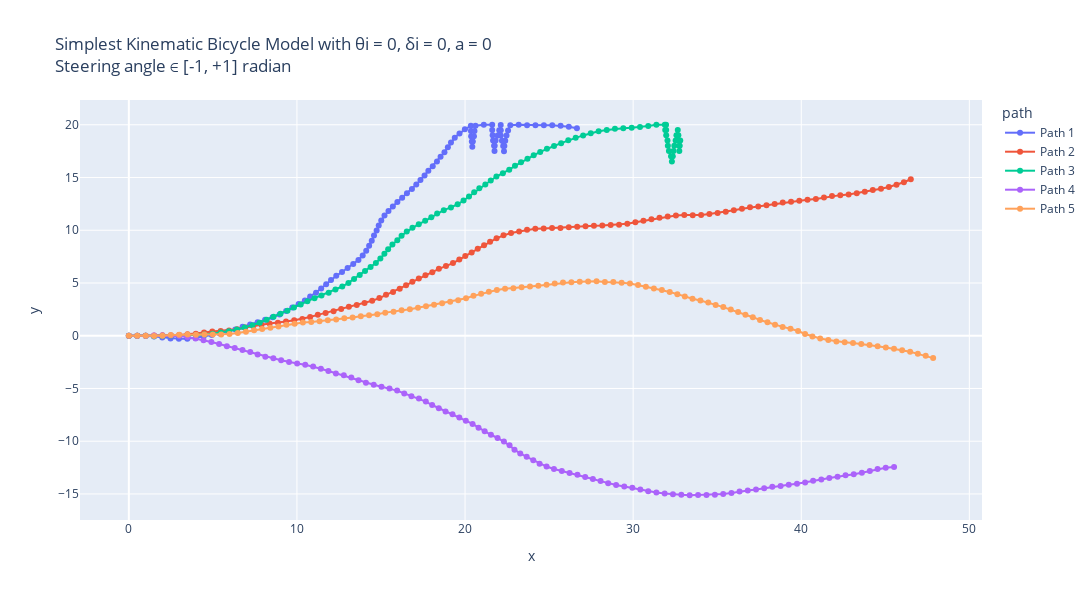

Notebook source saved alongside this figure:
### Markdown cell above
Simplest Kinematic Bicycle Model with θi = 0, δi = 0, a = 0 : 
Using simple_kinematic_bicycle_model so that always a fwd motion is observed i.e. keeping steering angle between -1 to +1 radians

### Code cell
# Making 5 possible trajectories
trajectories = []
for i in range(5):
    x_traj, y_traj, theta_init, delta_init, a_traj, v_traj = start_trajectory(theta_init=0.0, a_init=0.0, delta_init=0.0, v_init=5, mode="simple")
    trajectories.append((x_traj, y_traj, theta_init, delta_init, a_traj, v_traj))


# Create a DataFrame for plotting
data = []
for i, (x_traj, y_traj, theta_init, delta_init, a_traj, v_traj) in enumerate(trajectories):
    for x, y, v in zip(x_traj, y_traj, v_traj):
        data.append({"x": x, "y": y, "v": v, "path": f"Path {i+1}"})
df = pd.DataFrame(data)

# Create the plot
fig = px.line(df, x="x", y="y", color="path", custom_data=["v"], title="Simplest Kinematic Bicycle Model with θi = 0, δi = 0, a = 0 <br>Steering angle ∈ [-1, +1] radian", render_mode="svg")
# Add hover functionality
fig.update_traces(mode="markers+lines", hovertemplate="<br>".join([
    "v: %{customdata[0]:.2f}",
    "x: %{x:.2f}",
    "y: %{y:.2f}"
]))
fig.update_layout(height=600,width=1130)
fig.show()

# Using plt :
plt.figure(figsize=(15, 6))
for i, (x_traj, y_traj, θi, δi, a_traj, v_traj) in enumerate(trajectories):
    # Model built such that a remains same inside; can be randomised by using a random statement.
    # print(x_traj,"\n", y_traj)
    plt.plot(x_traj, y_traj, label=f"Path {i+1}", alpha = 0.7)
plt.xlabel("x [m]")
plt.ylabel("y [m]")
plt.grid("True")
plt.title("Simplest Kinematic Bicycle Model with θi = 0, δi = 0, a = 0 \n Steering angle ∈ [-1, +1]")
plt.legend()
plt.show()

# Using plt to show the velocity variation w.r.t. time :
dt = 0.1  # Time step
t_end = 10  # 10 seconds
t = np.arange(0, t_end + dt, dt)

plt.figure(figsize=(15, 6))
for i, (x_traj, y_traj, θi, δi, a_traj, v_traj) in enumerate(trajectories):
    # Model built such that a remains same inside; can be randomised by using a random statement.
    # print(x_traj,"\n", y_traj)
    plt.plot(t, v_traj, label=f"Path {i+1}", alpha = 0.7)
plt.ylabel("v [m/s]")
plt.xlabel("t [s]")
plt.grid("True")
plt.title("Velocity variation w.r.t. time")
plt.legend()
plt.show()

### Figure 1 — Plotly figure (JSON) as saved in the notebook; plotly's stock layout.template omitted (floating-point values rounded to 4 significant figures)
{"data": [{"customdata": [[5], [5], [5], [5], [5], [5], [5], [5], [5], [5], [5], [5], [5], [5], [5], [5], [5], [5], [5], [5], [5], [5], [5], [5], [5], [5], [5], [5], [5], [5], [5], [5], [5], [5], [5], [5], [5], [5], [5], [5], [5], [5], [5], [5], [5], [5], [5], [5], [5], [5], [5], [5], [5], [5], [5], [5], [5], [5], [5], [5], [5], [5], [5], [5], [5], [5], [5], [5], [5], [5], [5], [5], [5], [5], [5], [5], [5], [5], [5], [5], [5], [5], [5], [5], [5], [5], [5], [5], [5], [5], [5], [5], [5], [5], [5], [5], [5], [5], [5], [5], [5]], "hovertemplate": "v: %{customdata[0]:.2f}<br>x: %{x:.2f}<br>y: %{y:.2f}", "legendgroup": "Path 1", "line": {"color": "#636efa", "dash": "solid"}, "marker": {"symbol": "circle"}, "mode": "markers+lines", "name": "Path 1", "orientation": "v", "showlegend": true, "type": "scatter", "x": [0, 0.5, 1, 1.494, 1.987, 2.478, 2.976, 3.476, 3.97, 4.452, 4.931, 5.411, 5.876, 6.334, 6.765, 7.216, 7.661, 8.108, 8.551, 8.969, 9.355, 9.723, 10.1, 10.47, 10.79, 11.13, 11.44, 11.74, 12.03, 12.34, 12.68, 13.01, 13.35, 13.66, 13.91, 14.12, 14.29, 14.45, 14.58, 14.74, 14.86, 15.01, 15.21, 15.44, 15.7, 15.97, 16.26, 16.54, 16.84, 17.1, 17.35, 17.59, 17.82, 18.08, 18.33, 18.54, 18.78, 18.98, 19.16, 19.39, 19.67, 19.99, 20.35, 20.35, 20.36, 20.4, 20.43, 20.46, 20.53, 20.56, 20.62, 21.12, 21.62, 21.62, 21.64, 21.67, 21.73, 21.75, 21.76, 21.81, 21.94, 22.03, 22.12, 22.12, 22.13, 22.2, 22.27, 22.32, 22.34, 22.39, 22.47, 22.56, 22.69, 23.19, 23.69, 24.19, 24.69, 25.19, 25.69, 26.17, 26.65], "xaxis": "x", "y": [0, 0, 0, -0.07585, -0.1626, -0.2542, -0.2963, -0.2912, -0.2121, -0.07771, 0.06312, 0.2049, 0.3879, 0.5891, 0.8429, 1.058, 1.286, 1.51, 1.743, 2.016, 2.334, 2.673, 2.998, 3.335, 3.724, 4.083, 4.477, 4.88, 5.288, 5.679, 6.043, 6.416, 6.789, 7.181, 7.612, 8.066, 8.535, 9.01, 9.492, 9.967, 10.45, 10.93, 11.39, 11.83, 12.26, 12.68, 13.09, 13.5, 13.9, 14.33, 14.76, 15.2, 15.65, 16.07, 16.51, 16.96, 17.4, 17.86, 18.32, 18.77, 19.18, 19.57, 19.92, 19.42, 18.92, 18.42, 17.92, 18.42, 18.91, 19.41, 19.91, 20.0, 20.0, 19.5, 19.0, 18.5, 18.0, 17.51, 18.01, 18.5, 18.99, 19.48, 19.97, 19.47, 18.97, 18.48, 17.98, 17.48, 17.98, 18.48, 18.97, 19.47, 19.95, 19.99, 19.96, 19.95, 19.96, 19.96, 19.91, 19.8, 19.66], "yaxis": "y"}, {"customdata": [[5], [5], [5], [5], [5], [5], [5], [5], [5], [5], [5], [5], [5], [5], [5], [5], [5], [5], [5], [5], [5], [5], [5], [5], [5], [5], [5], [5], [5], [5], [5], [5], [5], [5], [5], [5], [5], [5], [5], [5], [5], [5], [5], [5], [5], [5], [5], [5], [5], [5], [5], [5], [5], [5], [5], [5], [5], [5], [5], [5], [5], [5], [5], [5], [5], [5], [5], [5], [5], [5], [5], [5], [5], [5], [5], [5], [5], [5], [5], [5], [5], [5], [5], [5], [5], [5], [5], [5], [5], [5], [5], [5], [5], [5], [5], [5], [5], [5], [5], [5], [5]], "hovertemplate": "v: %{customdata[0]:.2f}<br>x: %{x:.2f}<br>y: %{y:.2f}", "legendgroup": "Path 2", "line": {"color": "#EF553B", "dash": "solid"}, "marker": {"symbol": "circle"}, "mode": "markers+lines", "name": "Path 2", "orientation": "v", "showlegend": true, "type": "scatter", "x": [0, 0.5, 1, 1.499, 1.999, 2.498, 2.996, 3.489, 3.986, 4.476, 4.964, 5.461, 5.959, 6.446, 6.922, 7.398, 7.886, 8.37, 8.866, 9.35, 9.837, 10.32, 10.79, 11.24, 11.71, 12.18, 12.63, 13.09, 13.56, 14.02, 14.47, 14.9, 15.3, 15.72, 16.11, 16.49, 16.86, 17.25, 17.64, 18.05, 18.44, 18.87, 19.28, 19.66, 20.01, 20.39, 20.76, 21.13, 21.49, 21.87, 22.29, 22.74, 23.22, 23.69, 24.18, 24.68, 25.18, 25.68, 26.17, 26.67, 27.17, 27.67, 28.17, 28.66, 29.16, 29.65, 30.13, 30.61, 31.09, 31.57, 32.06, 32.55, 33.04, 33.54, 34.04, 34.53, 35.02, 35.51, 35.99, 36.47, 36.95, 37.44, 37.93, 38.42, 38.9, 39.39, 39.88, 40.37, 40.87, 41.35, 41.83, 42.32, 42.82, 43.3, 43.78, 44.26, 44.74, 45.21, 45.67, 46.11, 46.52], "xaxis": "x", "y": [0, 0, 0, 0.03223, 0.0493, 0.01813, 0.06094, 0.1432, 0.1973, 0.2988, 0.4065, 0.4573, 0.5057, 0.6176, 0.7703, 0.9258, 1.033, 1.157, 1.223, 1.35, 1.463, 1.588, 1.773, 1.977, 2.162, 2.324, 2.538, 2.737, 2.913, 3.1, 3.313, 3.568, 3.873, 4.149, 4.453, 4.781, 5.113, 5.434, 5.74, 6.028, 6.339, 6.608, 6.885, 7.215, 7.565, 7.891, 8.237, 8.566, 8.916, 9.234, 9.514, 9.733, 9.881, 10.04, 10.14, 10.17, 10.22, 10.22, 10.28, 10.33, 10.37, 10.41, 10.44, 10.49, 10.52, 10.61, 10.76, 10.89, 11.05, 11.19, 11.29, 11.4, 11.43, 11.42, 11.45, 11.54, 11.64, 11.76, 11.9, 12.03, 12.17, 12.26, 12.37, 12.48, 12.62, 12.7, 12.8, 12.9, 12.96, 13.09, 13.24, 13.33, 13.39, 13.51, 13.66, 13.82, 13.93, 14.1, 14.31, 14.55, 14.83], "yaxis": "y"}, {"customdata": [[5], [5], [5], [5], [5], [5], [5], [5], [5], [5], [5], [5], [5], [5], [5], [5], [5], [5], [5], [5], [5], [5], [5], [5], [5], [5], [5], [5], [5], [5], [5], [5], [5], [5], [5], [5], [5], [5], [5], [5], [5], [5], [5], [5], [5], [5], [5], [5], [5], [5], [5], [5], [5], [5], [5], [5], [5], [5], [5], [5], [5], [5], [5], [5], [5], [5], [5], [5], [5], [5], [5], [5], [5], [5], [5], [5], [5], [5], [5], [5], [5], [5], [5], [5], [5], [5], [5], [5], [5], [5], [5], [5], [5], [5], [5], [5], [5], [5], [5], [5], [5]], "hovertemplate": "v: %{customdata[0]:.2f}<br>x: %{x:.2f}<br>y: %{y:.2f}", "legendgroup": "Path 3", "line": {"color": "#00cc96", "dash": "solid"}, "marker": {"symbol": "circle"}, "mode": "markers+lines", "name": "Path 3", "orientation": "v", "showlegend": true, "type": "scatter", "x": [0, 0.5, 1, 1.498, 1.998, 2.497, 2.997, 3.493, 3.993, 4.491, 4.987, 5.467, 5.954, 6.427, 6.891, 7.347, 7.782, 8.195, 8.607, 9.023, 9.435, 9.822, 10.22, 10.62, 11.04, 11.46, 11.89, 12.29, 12.7, 13.06, 13.4, 13.73, 14.05, 14.38, 14.7, 14.96, 15.2, 15.42, 15.68, 15.97, 16.23, 16.53, 16.87, 17.25, 17.63, 17.99, 18.34, 18.73, 19.16, 19.56, 19.91, 20.23, 20.54, 20.85, 21.21, 21.53, 21.87, 22.25, 22.63, 22.97, 23.33, 23.71, 24.08, 24.47, 24.87, 25.29, 25.72, 26.14, 26.58, 27.02, 27.48, 27.94, 28.43, 28.92, 29.41, 29.91, 30.41, 30.9, 31.38, 31.88, 31.91, 31.96, 31.96, 31.97, 32.04, 32.06, 32.13, 32.25, 32.31, 32.36, 32.4, 32.45, 32.53, 32.58, 32.66, 32.69, 32.73, 32.74, 32.75, 32.77, 32.8], "xaxis": "x", "y": [0, 0, 0, -0.04365, -0.03314, -0.003488, -0.004378, 0.05626, 0.06861, 0.112, 0.1785, 0.3165, 0.431, 0.594, 0.7806, 0.9852, 1.231, 1.513, 1.797, 2.074, 2.357, 2.674, 2.971, 3.273, 3.542, 3.82, 4.078, 4.374, 4.667, 5.006, 5.378, 5.748, 6.135, 6.511, 6.899, 7.321, 7.761, 8.209, 8.639, 9.044, 9.475, 9.869, 10.24, 10.57, 10.89, 11.23, 11.59, 11.9, 12.16, 12.46, 12.82, 13.2, 13.59, 13.99, 14.34, 14.72, 15.09, 15.41, 15.74, 16.1, 16.45, 16.77, 17.1, 17.42, 17.72, 17.99, 18.26, 18.52, 18.76, 18.99, 19.2, 19.38, 19.5, 19.61, 19.66, 19.71, 19.78, 19.88, 19.99, 20.0, 19.5, 19.99, 19.49, 18.99, 18.5, 18.0, 17.5, 17.02, 16.52, 17.02, 17.52, 18.02, 18.51, 19.01, 19.5, 19.0, 18.5, 18.0, 17.5, 18.0, 18.5], "yaxis": "y"}, {"customdata": [[5], [5], [5], [5], [5], [5], [5], [5], [5], [5], [5], [5], [5], [5], [5], [5], [5], [5], [5], [5], [5], [5], [5], [5], [5], [5], [5], [5], [5], [5], [5], [5], [5], [5], [5], [5], [5], [5], [5], [5], [5], [5], [5], [5], [5], [5], [5], [5], [5], [5], [5], [5], [5], [5], [5], [5], [5], [5], [5], [5], [5], [5], [5], [5], [5], [5], [5], [5], [5], [5], [5], [5], [5], [5], [5], [5], [5], [5], [5], [5], [5], [5], [5], [5], [5], [5], [5], [5], [5], [5], [5], [5], [5], [5], [5], [5], [5], [5], [5], [5], [5]], "hovertemplate": "v: %{customdata[0]:.2f}<br>x: %{x:.2f}<br>y: %{y:.2f}", "legendgroup": "Path 4", "line": {"color": "#ab63fa", "dash": "solid"}, "marker": {"symbol": "circle"}, "mode": "markers+lines", "name": "Path 4", "orientation": "v", "showlegend": true, "type": "scatter", "x": [0, 0.5, 1, 1.5, 2.0, 2.5, 2.999, 3.487, 3.967, 4.442, 4.908, 5.37, 5.83, 6.298, 6.761, 7.221, 7.662, 8.118, 8.598, 9.06, 9.53, 10.01, 10.49, 10.96, 11.42, 11.87, 12.32, 12.79, 13.23, 13.66, 14.1, 14.57, 15.03, 15.5, 15.96, 16.38, 16.81, 17.25, 17.67, 18.04, 18.44, 18.84, 19.25, 19.66, 20.04, 20.45, 20.8, 21.17, 21.54, 21.94, 22.31, 22.65, 22.94, 23.28, 23.67, 24.06, 24.43, 24.85, 25.29, 25.76, 26.22, 26.69, 27.15, 27.6, 28.06, 28.51, 28.99, 29.47, 29.95, 30.43, 30.9, 31.38, 31.87, 32.37, 32.87, 33.36, 33.86, 34.36, 34.86, 35.36, 35.85, 36.33, 36.82, 37.31, 37.79, 38.28, 38.77, 39.26, 39.75, 40.23, 40.71, 41.19, 41.67, 42.16, 42.64, 43.12, 43.61, 44.08, 44.54, 45.03, 45.52], "xaxis": "x", "y": [0, 0, 0, 0.01484, 0.02369, 0.01604, -0.01472, -0.1214, -0.2613, -0.4178, -0.6, -0.79, -0.9872, -1.161, -1.35, -1.547, -1.783, -1.988, -2.127, -2.318, -2.489, -2.624, -2.76, -2.929, -3.127, -3.347, -3.573, -3.741, -3.97, -4.226, -4.46, -4.646, -4.84, -4.995, -5.202, -5.467, -5.727, -5.957, -6.239, -6.569, -6.872, -7.173, -7.455, -7.745, -8.065, -8.361, -8.713, -9.055, -9.39, -9.694, -10.02, -10.39, -10.8, -11.16, -11.48, -11.79, -12.12, -12.4, -12.64, -12.82, -13.01, -13.18, -13.38, -13.58, -13.78, -14.0, -14.16, -14.28, -14.42, -14.58, -14.75, -14.87, -14.96, -15.04, -15.08, -15.12, -15.1, -15.1, -15.08, -15.0, -14.91, -14.77, -14.67, -14.57, -14.45, -14.32, -14.25, -14.12, -14.02, -13.91, -13.75, -13.63, -13.48, -13.38, -13.23, -13.12, -12.99, -12.83, -12.64, -12.51, -12.46], "yaxis": "y"}, {"customdata": [[5], [5], [5], [5], [5], [5], [5], [5], [5], [5], [5], [5], [5], [5], [5], [5], [5], [5], [5], [5], [5], [5], [5], [5], [5], [5], [5], [5], [5], [5], [5], [5], [5], [5], [5], [5], [5], [5], [5], [5], [5], [5], [5], [5], [5], [5], [5], [5], [5], [5], [5], [5], [5], [5], [5], [5], [5], [5], [5], [5], [5], [5], [5], [5], [5], [5], [5], [5], [5], [5], [5], [5], [5], [5], [5], [5], [5], [5], [5], [5], [5], [5], [5], [5], [5], [5], [5], [5], [5], [5], [5], [5], [5], [5], [5], [5], [5], [5], [5], [5], [5]], "hovertemplate": "v: %{customdata[0]:.2f}<br>x: %{x:.2f}<br>y: %{y:.2f}", "legendgroup": "Path 5", "line": {"color": "#FFA15A", "dash": "solid"}, "marker": {"symbol": "circle"}, "mode": "markers+lines", "name": "Path 5", "orientation": "v", "showlegend": true, "type": "scatter", "x": [0, 0.5, 1, 1.5, 2.0, 2.494, 2.993, 3.493, 3.993, 4.493, 4.993, 5.493, 5.99, 6.483, 6.965, 7.45, 7.931, 8.417, 8.904, 9.375, 9.867, 10.35, 10.85, 11.34, 11.84, 12.33, 12.82, 13.31, 13.8, 14.29, 14.78, 15.25, 15.75, 16.23, 16.72, 17.2, 17.68, 18.16, 18.64, 19.12, 19.59, 20.06, 20.5, 20.96, 21.42, 21.89, 22.38, 22.88, 23.37, 23.86, 24.36, 24.85, 25.34, 25.83, 26.32, 26.82, 27.32, 27.82, 28.32, 28.82, 29.31, 29.81, 30.29, 30.76, 31.23, 31.71, 32.18, 32.63, 33.08, 33.53, 34.0, 34.47, 34.91, 35.36, 35.81, 36.24, 36.68, 37.12, 37.55, 37.99, 38.44, 38.89, 39.36, 39.81, 40.23, 40.67, 41.13, 41.61, 42.09, 42.58, 43.08, 43.57, 44.06, 44.54, 45.03, 45.52, 46.0, 46.48, 46.94, 47.4, 47.85], "xaxis": "x", "y": [0, 0, 0, -0.01668, -0.009802, 0.06484, 0.09354, 0.1079, 0.1038, 0.1118, 0.1237, 0.1171, 0.1741, 0.2564, 0.3879, 0.5081, 0.6468, 0.7619, 0.8779, 1.044, 1.136, 1.257, 1.308, 1.378, 1.466, 1.527, 1.65, 1.728, 1.842, 1.93, 2.033, 2.189, 2.274, 2.419, 2.509, 2.644, 2.787, 2.934, 3.071, 3.215, 3.371, 3.548, 3.779, 3.986, 4.178, 4.339, 4.453, 4.505, 4.6, 4.669, 4.734, 4.832, 4.946, 5.042, 5.077, 5.12, 5.138, 5.153, 5.093, 5.087, 5.02, 4.95, 4.816, 4.635, 4.48, 4.326, 4.148, 3.941, 3.712, 3.503, 3.338, 3.154, 2.921, 2.713, 2.483, 2.239, 1.994, 1.757, 1.497, 1.269, 1.049, 0.8356, 0.6553, 0.4431, 0.1647, -0.07418, -0.2671, -0.4024, -0.5364, -0.6171, -0.6873, -0.7774, -0.8754, -1.008, -1.12, -1.231, -1.366, -1.517, -1.717, -1.89, -2.123], "yaxis": "y"}], "layout": {"height": 600, "legend": {"title": {"text": "path"}, "tracegroupgap": 0}, "title": {"text": "Simplest Kinematic Bicycle Model with θi = 0, δi = 0, a = 0 <br>Steering angle ∈ [-1, +1] radian"}, "width": 1130, "xaxis": {"anchor": "y", "domain": [0, 1], "title": {"text": "x"}}, "yaxis": {"anchor": "x", "domain": [0, 1], "title": {"text": "y"}}}}
